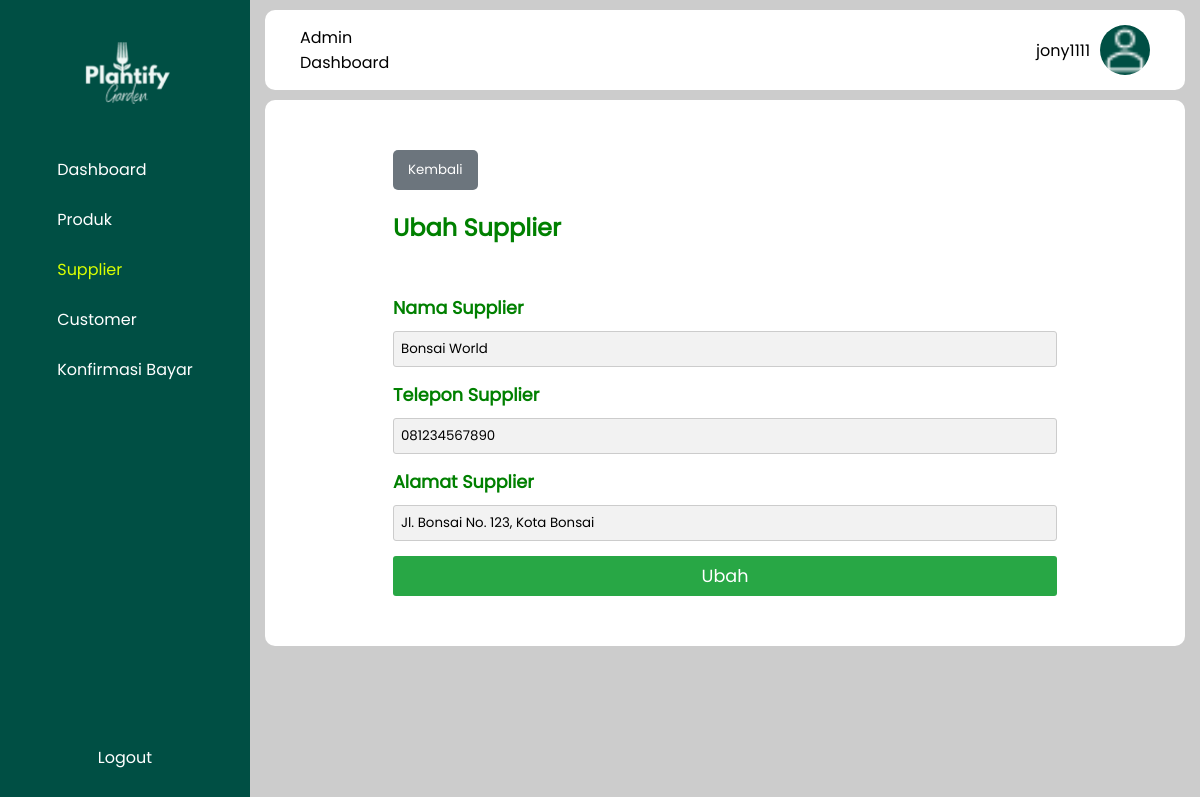
The app's page /app/admin/ubah_supplier.php?id=2 (signed in) with its own data.
### tables this page shows
CREATE TABLE `supplier` (
  `id_supplier` int(11) NOT NULL,
  `nama_supplier` varchar(100) NOT NULL,
  `alamat` varchar(100) NOT NULL,
  `no_telepon` varchar(100) NOT NULL
);

### app/database.php (called while the page is built, shortened)
<?php
function getSupplierById($id) {
	try {
		$statement = DB->prepare("SELECT * FROM supplier WHERE id_supplier = :id");
		$statement->execute(array(":id" => $id));
		return $statement->fetch(PDO::FETCH_ASSOC);
	} catch (PDOException $err) {
		echo $err->getMessage();
	}
}

### app/admin/ubah_supplier.php (the view, shortened to what this page needs)
<?php
$id = isset($_POST['id']) ? $_POST['id'] : $_GET['id'];
$success = false;
require_once(BASEPATH . "/app/admin/templates/sidebar.php");
require_once(BASEPATH . "/app/admin/templates/header.php");
$supplier = getSupplierById($id);
?>
    <div class="wadah">
        <a href="<?= BASEURL ?>/app/admin/supplier.php">
            <button class="kembali">Kembali</button>
        </a>
        <div class="judul">
            <h2>Ubah Supplier</h2>
        </div>
        <?php if ($success) { ?>
            <div>Supplier sukses ditambahkan!</div>
        <?php } else { ?>
            <form action="ubah_supplier.php" method="post">
                <div class="input-container">
                    <label for="nama_supplier">Nama Supplier</label>
                    <input type="text" name="nama_supplier" id="nama_supplier" value="<?= $supplier['nama_supplier'] ?>">
                </div>
                <div class="input-container">
                    <label for="tel">Telepon Supplier</label>
                    <input type="text" name="tel" id="tel" value="<?= $supplier['no_telepon'] ?>">
                </div>
                <div class="input-container">
                    <label for="alamat">Alamat Supplier</label>
                    <input type="text" name="alamat" id="alamat" value="<?= $supplier['alamat'] ?>">
                </div>
                <button type="submit" name="submit" class="submit">Ubah</button>
            </form>
        <?php } ?>
    </div>
    </div>
</body>
</html>

### assets/styles/style_admin.css (style rules this page uses)
* { margin: 0; padding: 0; box-sizing: border-box; --hijau: #004f44; --poppins: "Poppins", sans-serif; --monsterrat: "Montserrat"; font-family: var(--poppins); }
body { background-color: #ccc; }
a { color: white; text-decoration: none; }
.judul { display: flex; justify-content: space-between; align-items: center; font-family: var(--monsterrat); margin-bottom: 50px; color: green; }
.wadah { padding: 50px 128px; color: green; background-color: #fff; margin: 10px 15px; border-radius: 10px; }
button.kembali { background-color: #6c757d; color: #fff; border: none; padding: 10px 15px; border-radius: 5px; cursor: pointer; margin-bottom: 20px; }
label { display: block; margin-top: 10px; margin-bottom: 5px; font-weight: bold; font-size: 1.1em; }
input, textarea, select { width: 100%; padding: 7px; margin: 5px 0; border: 1px solid #ccc; border-radius: 3px; background-color: #f2f2f2; }
button[type="submit"] { text-align: center; width: 100%; font-size: 1.1rem; margin-top: 10px; background-color: #28a745; color: #fff; border: none; padding: 7px; border-radius: 3px; cursor: pointer; }

### records on screen
supplier: nama_supplier "Bonsai World", tel "081234567890", alamat "Jl. Bonsai No. 123, Kota Bonsai"

### other values on screen
$_SESSION['username'] "jony1111"
